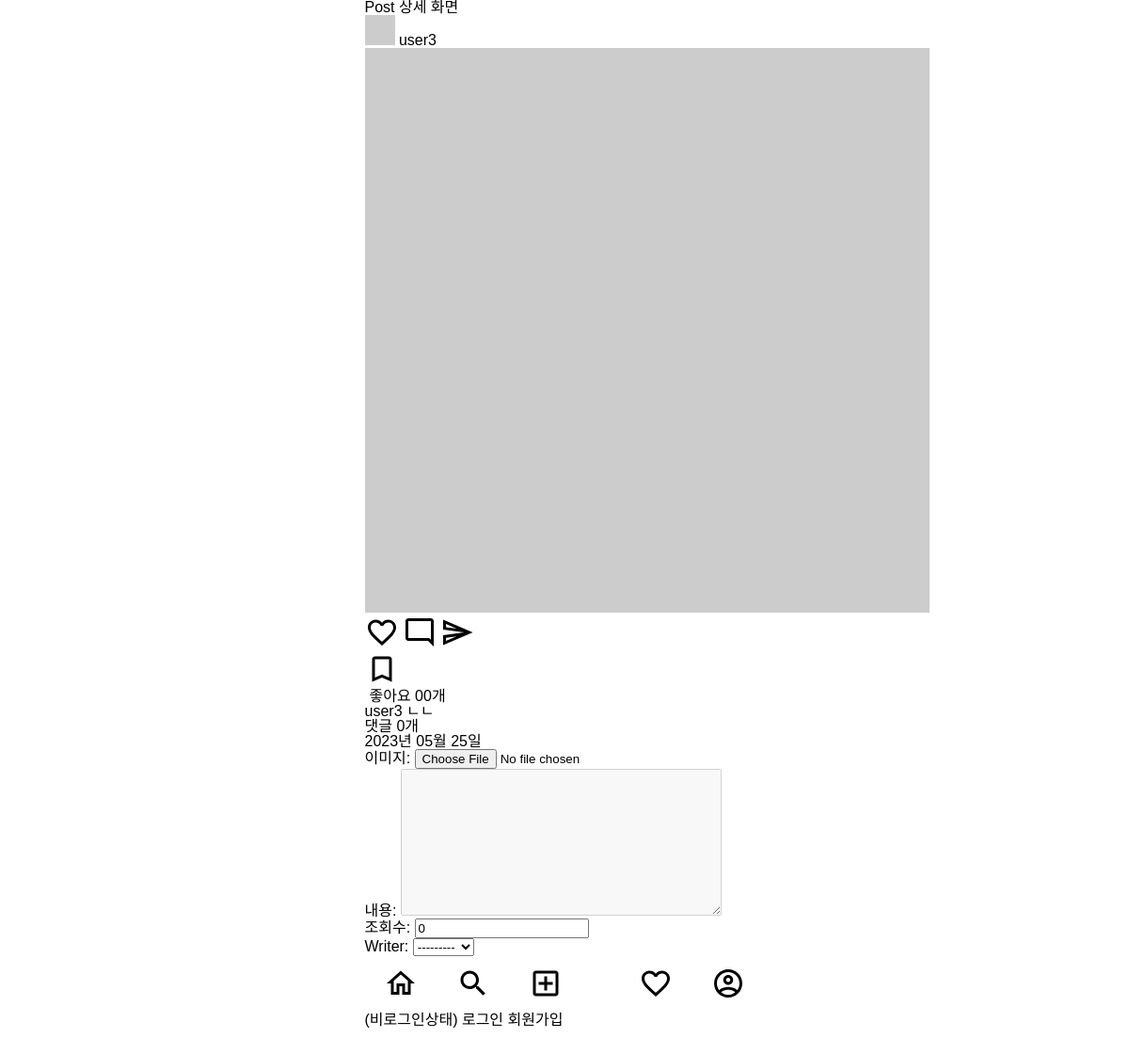
Screenshot of /posts/8/ with the database file from the repository.
### posts/models.py (models this page shows)
class Post(models.Model):
    image = models.ImageField(verbose_name='이미지',null=True, blank=True)
    content = models.TextField(verbose_name='내용')
    created_at = models.DateTimeField(verbose_name='작성일',auto_now_add= True)
    view_count = models.IntegerField(verbose_name='조회수',default = 0 )
    writer = models.ForeignKey(to=User, on_delete = models.CASCADE, null=True, blank=True)

### users/models.py (models this page shows)
class User(AbstractUser):
    phone = models.CharField(verbose_name='전화번호', max_length=11)
    objects = UserManager()

### posts/views.py (the view)
# urls.py: path('<int:id>/',post_detail_view, name='post-detail'),
def post_detail_view(request, id):
    try:
        post = Post.objects.get(id=id)
    except Post.DoesNotExist:
        return redirect('index')
    context = {
        'post':post,
        'form':PostDetailForm(),
    }
    return render(request,'posts/post_detail.html', context)

### posts/forms.py
class PostDetailForm(PostBaseForm):
    def __init__(self, *args, **kwargs):
        super(PostDetailForm, self).__init__(*args, **kwargs)
        for key in self.fields:
            self.fields['content'].widget.attrs['disabled'] = True

### templates/posts/post_detail.html (shortened to what this page needs)
{%extends 'base.html' %}
{% block content %}
    <h1>Post 상세 화면</h1>
    {% include 'mixin/posts/post_card.html'  with detail=True %}
        {{ form.as_p}}
    {% endblock%}

### templates/mixin/posts/post_card.html (shortened to what this page needs)
{% load static %}
<div class="card_header">
<img src="http://via.placeholder.com/32x32" alt="프로필이미지">
<a href="#">
    <span class="card_user-name">{{ post.writer }}</span>
</a>
</div>
<div class="card_body">
    <div>
    {% if post.image %}
    <img class="card_image" src="{{ post.image.url }}" alt="">
    {% else %}
    <img class="card_image" src="http://via.placeholder.com/600x600" alt="">
    {% endif %}
    </div>
    <div class="card_btn-group">
        <div>
        <img class="card_btn" src="{%static 'icons\favorite_outlined_black_36dp.svg' %}" alt="좋아요">
        <img class="card_btn" src="{%static 'icons\mode_comment_outlined_black_36dp.svg' %}" alt="댓글">
        <img class="card_btn" src="{%static 'icons\send_outlined_black_36dp.svg' %}" alt="공유하기">
        </div>
        <div>
        <img class="card_btn" src="{%static 'icons\bookmark_outlined_black_36dp.svg' %}" alt="북마크">
        </div>
        <div class="card_content">
            <span class="card_like-num"> 좋아요 00개</span>
        </div>
        <div class="card_main-text">
            <p><span class="card_user-name">{{ post.writer }}</span>
            {% if not detail %}
                {{post.content|truncatechars:35}} </p>
            {% else %}
                {{post.content}}
             {% endif %}
        </div>
        <div>
            <p>댓글 {{ post.comment_set.all.count }}개
            </p>
            <p class="card_created-">{{post.created_at|date:"Y년 m월 d일"}}</p>
        </div>
    </div>
</div>

### static/css/index.css (style rules this page uses)
.container { display: flex; flex-direction: column; max-width: 425px; }
body { font-family: 'Noto Sans KR', sans-serif; margin: 0 auto 60px auto; }
.card_content { display: flex; flex-direction: column; padding: 0 5px; }

### rows the page displays
Post: writer "user3", content "ㄴㄴ", comment_set.all.count "0", created_at "2023년 05월 25일"
